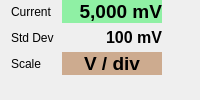
           <widget class="QWidget" name="NumericBox" native="true">
            <property name="sizePolicy">
             <sizepolicy hsizetype="Preferred" vsizetype="Fixed">
              <horstretch>0</horstretch>
              <verstretch>0</verstretch>
             </sizepolicy>
            </property>
            <layout class="QFormLayout" name="formLayout">
             <property name="horizontalSpacing">
              <number>8</number>
             </property>
             <property name="verticalSpacing">
              <number>5</number>
             </property>
             <property name="topMargin">
              <number>0</number>
             </property>
             <property name="rightMargin">
              <number>20</number>
             </property>
             <property name="bottomMargin">
              <number>0</number>
             </property>
             <item row="0" column="0">
              <widget class="QLabel" name="label_2">
               <property name="text">
                <string>Current</string>
               </property>
              </widget>
             </item>
             <item row="0" column="1">
              <widget class="QLabel" name="luV">
               <property name="sizePolicy">
                <sizepolicy hsizetype="Maximum" vsizetype="Minimum">
                 <horstretch>0</horstretch>
                 <verstretch>0</verstretch>
                </sizepolicy>
               </property>
               <property name="minimumSize">
                <size>
                 <width>100</width>
                 <height>0</height>
                </size>
               </property>
               <property name="maximumSize">
                <size>
                 <width>0</width>
                 <height>16777215</height>
                </size>
               </property>
               <property name="font">
                <font>
                 <pointsize>14</pointsize>
                 <bold>true</bold>
                </font>
               </property>
               <property name="styleSheet">
                <string notr="true">background-color: rgb(143, 240, 164);</string>
               </property>
               <property name="text">
                <string>5,000 mV</string>
               </property>
               <property name="textFormat">
                <enum>Qt::TextFormat::PlainText</enum>
               </property>
               <property name="alignment">
                <set>Qt::AlignmentFlag::AlignRight|Qt::AlignmentFlag::AlignTrailing|Qt::AlignmentFlag::AlignVCenter</set>
               </property>
              </widget>
             </item>
             <item row="1" column="0">
              <widget class="QLabel" name="label_3">
               <property name="text">
                <string>Std Dev</string>
               </property>
              </widget>
             </item>
             <item row="1" column="1">
              <widget class="QLabel" name="luVsd">
               <property name="sizePolicy">
                <sizepolicy hsizetype="Maximum" vsizetype="Minimum">
                 <horstretch>0</horstretch>
                 <verstretch>0</verstretch>
                </sizepolicy>
               </property>
               <property name="minimumSize">
                <size>
                 <width>100</width>
                 <height>0</height>
                </size>
               </property>
               <property name="maximumSize">
                <size>
                 <width>16777215</width>
                 <height>16777215</height>
                </size>
               </property>
               <property name="font">
                <font>
                 <pointsize>12</pointsize>
                 <bold>true</bold>
                </font>
               </property>
               <property name="text">
                <string>100 mV</string>
               </property>
               <property name="textFormat">
                <enum>Qt::TextFormat::PlainText</enum>
               </property>
               <property name="alignment">
                <set>Qt::AlignmentFlag::AlignRight|Qt::AlignmentFlag::AlignTrailing|Qt::AlignmentFlag::AlignVCenter</set>
               </property>
              </widget>
             </item>
             <item row="2" column="0">
              <widget class="QLabel" name="label_5">
               <property name="text">
                <string>Scale</string>
               </property>
              </widget>
             </item>
             <item row="2" column="1">
              <widget class="QLabel" name="uVlabel">
               <property name="sizePolicy">
                <sizepolicy hsizetype="Maximum" vsizetype="Minimum">
                 <horstretch>0</horstretch>
                 <verstretch>0</verstretch>
                </sizepolicy>
               </property>
               <property name="minimumSize">
                <size>
                 <width>100</width>
                 <height>0</height>
                </size>
               </property>
               <property name="font">
                <font>
                 <pointsize>14</pointsize>
                 <bold>true</bold>
                </font>
               </property>
               <property name="styleSheet">
                <string notr="true">background-color: rgb(205, 171, 143);</string>
               </property>
               <property name="text">
                <string>V / div</string>
               </property>
               <property name="alignment">
                <set>Qt::AlignmentFlag::AlignCenter</set>
               </property>
              </widget>
             </item>
            </layout>
           </widget>
